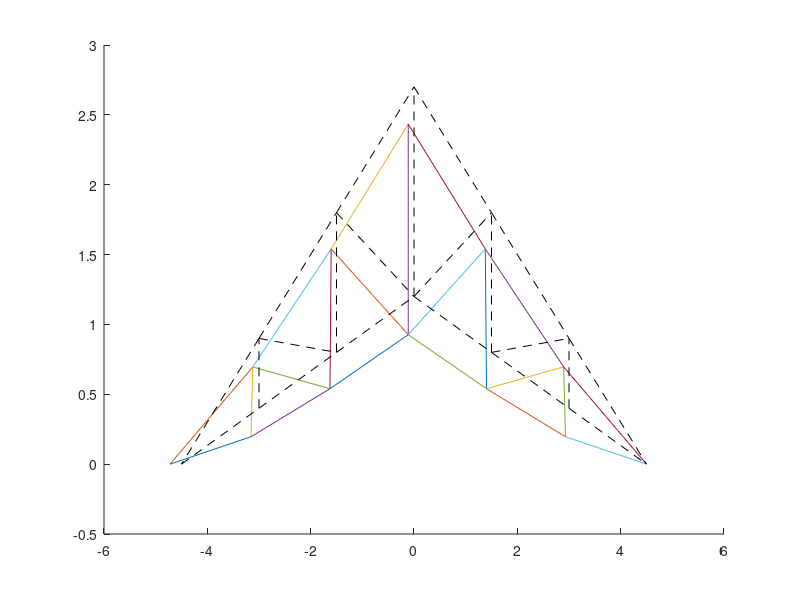

The MATLAB script that drew this image:
clear all;
% next block: preprocessing
nodes=[1 -4.5 0; 2 -3 0.4; 3 -3 0.9; 4 -1.5 0.8; ... 
       5 -1.5 1.8; 6 0 1.2; 7 0 2.7; 8 1.5 0.8; ...
       9 1.5 1.8; 10 3 0.4; 11 3 0.9; 12 4.5 0];
elements=[1 1 2; 2 3 1; 3 2 3; 4 2 4; 5 3 4;...
          6 3 5; 7 4 5; 8 4 6; 9 5 6; 10 5 7; 11 6 7;...
          12 6 8; 13 6 9; 14 7 9; 15 8 9; 16 8 10;...
          17 8 11; 18 9 11; 19 10 11; 20 10 12; 21 11 12];
bcsdisp=[12 1 0; 12 2 0; 1 2 0];
forces=[1 2 -1000; 3 2 -2000; 5 2 -2000; 7 2 -3000;...
        9 2 -2000; 11 2 -2000; 12 2 -1000];
nNodes=size(nodes,1);
nElements=size(elements,1);
E=2e9;
A=1e-3;
K=zeros(2*nNodes,2*nNodes);
F=zeros(2*nNodes,1);
length=zeros(nElements,1);
phi=zeros(nElements,1);

% for-loop: compute the global stiffness matrix
for e=1:nElements
  node1=elements(e,2);
  node2=elements(e,3);
  dy=(nodes(node2,3)-nodes(node1,3));
  dx=(nodes(node2,2)-nodes(node1,2));
  phi(e)=atan(dy/dx);
  length(e)=sqrt(dy^2 + dx^2);
  c=cos(phi(e));
  s=sin(phi(e));
  
  k=[c^2   c*s   -c^2   -c*s  
     c*s  s^2   -c*s   -s^2   
     -c^2   -c*s   c^2   c*s 
     -c*s   -s^2   c*s  s^2] * A*E/length(e);
  
  K(2*node1-1:2*node1, 2*node1-1:2*node1) ...
            =K(2*node1-1:2*node1, 2*node1-1:2*node1) +k(1:2,1:2);
  K(2*node1-1:2*node1, 2*node2-1:2*node2) ...
            =K(2*node1-1:2*node1, 2*node2-1:2*node2) +k(1:2,3:4);
  K(2*node2-1:2*node2, 2*node1-1:2*node1) ...
            =K(2*node2-1:2*node2, 2*node1-1:2*node1) +k(3:4,1:2);
  K(2*node2-1:2*node2, 2*node2-1:2*node2) ...
            =K(2*node2-1:2*node2, 2*node2-1:2*node2) +k(3:4,3:4);            
end

% for-loop: set up the global force vector
for i=1:size(forces,1)
  node = forces(i,1);
  direction =  forces(i,2);
  F(2*node + direction - 2)= forces(i,3);
end
F
% next block: apply the displacement boundary condition using 
% the penalty method
Kold=K;
scale=max(max(K))
for i=1:size(bcsdisp,1)
  node = bcsdisp(i,1);
  direction = bcsdisp(i,2);
  K(2*node + direction - 2, 2*node + direction - 2)= scale*1e7;
  F(2*node + direction - 2)= scale*1e7*bcsdisp(i,3);
end

% solve
d=K\F
max(abs(d))

% next block: compute stress
rection_force=Kold*d   % support reactions
stress=zeros(nElements,1);  % stress: initialization
for e=1:nElements
  node1=elements(e,2);
  node2=elements(e,3);
  c=cos(phi(e));
  s=sin(phi(e));
  d_vector= [d(node1*2 -1) d(node1*2) d(node2*2 -1)  d(node2*2)]';
  stress(e)=E/length(e)*[-c -s c s]*d_vector;
end
stress      % print stress

% next block: plotting
figure(1);
scale=1;
d=d*scale;
clf;
hold on;
for e=1:nElements
  nid1=elements(e,2);
  nid2=elements(e,3);
  plot([nodes(nid1,2)+d(2*nid1-1) nodes(nid2,2)+d(2*nid2-1)], ...
       [nodes(nid1,3)+d(2*nid1)   nodes(nid2,3)+d(2*nid2)],'-');
end
for e=1:nElements
  nid1=elements(e,2);
  nid2=elements(e,3);
  plot([nodes(nid1,2) nodes(nid2,2)], ...
       [nodes(nid1,3) nodes(nid2,3)],'k--');
end
